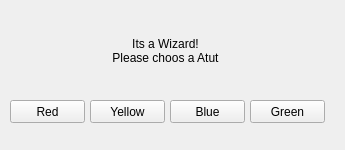
<?xml version="1.0" encoding="UTF-8"?>
<ui version="4.0">
 <class>Form</class>
 <widget class="QWidget" name="Form">
  <property name="geometry">
   <rect>
    <x>0</x>
    <y>0</y>
    <width>345</width>
    <height>150</height>
   </rect>
  </property>
  <property name="windowTitle">
   <string>Form</string>
  </property>
  <widget class="QLabel" name="label">
   <property name="geometry">
    <rect>
     <x>10</x>
     <y>10</y>
     <width>311</width>
     <height>81</height>
    </rect>
   </property>
   <property name="text">
    <string>Its a Wizard!
Please choos a Atut</string>
   </property>
   <property name="alignment">
    <set>Qt::AlignCenter</set>
   </property>
  </widget>
  <widget class="QPushButton" name="choose_red">
   <property name="geometry">
    <rect>
     <x>10</x>
     <y>100</y>
     <width>75</width>
     <height>23</height>
    </rect>
   </property>
   <property name="text">
    <string>Red</string>
   </property>
  </widget>
  <widget class="QPushButton" name="choose_yellow">
   <property name="geometry">
    <rect>
     <x>90</x>
     <y>100</y>
     <width>75</width>
     <height>23</height>
    </rect>
   </property>
   <property name="text">
    <string>Yellow</string>
   </property>
  </widget>
  <widget class="QPushButton" name="choose_blue">
   <property name="geometry">
    <rect>
     <x>170</x>
     <y>100</y>
     <width>75</width>
     <height>23</height>
    </rect>
   </property>
   <property name="text">
    <string>Blue</string>
   </property>
  </widget>
  <widget class="QPushButton" name="choose_green">
   <property name="geometry">
    <rect>
     <x>250</x>
     <y>100</y>
     <width>75</width>
     <height>23</height>
    </rect>
   </property>
   <property name="text">
    <string>Green</string>
   </property>
  </widget>
 </widget>
 <resources/>
 <connections/>
</ui>
